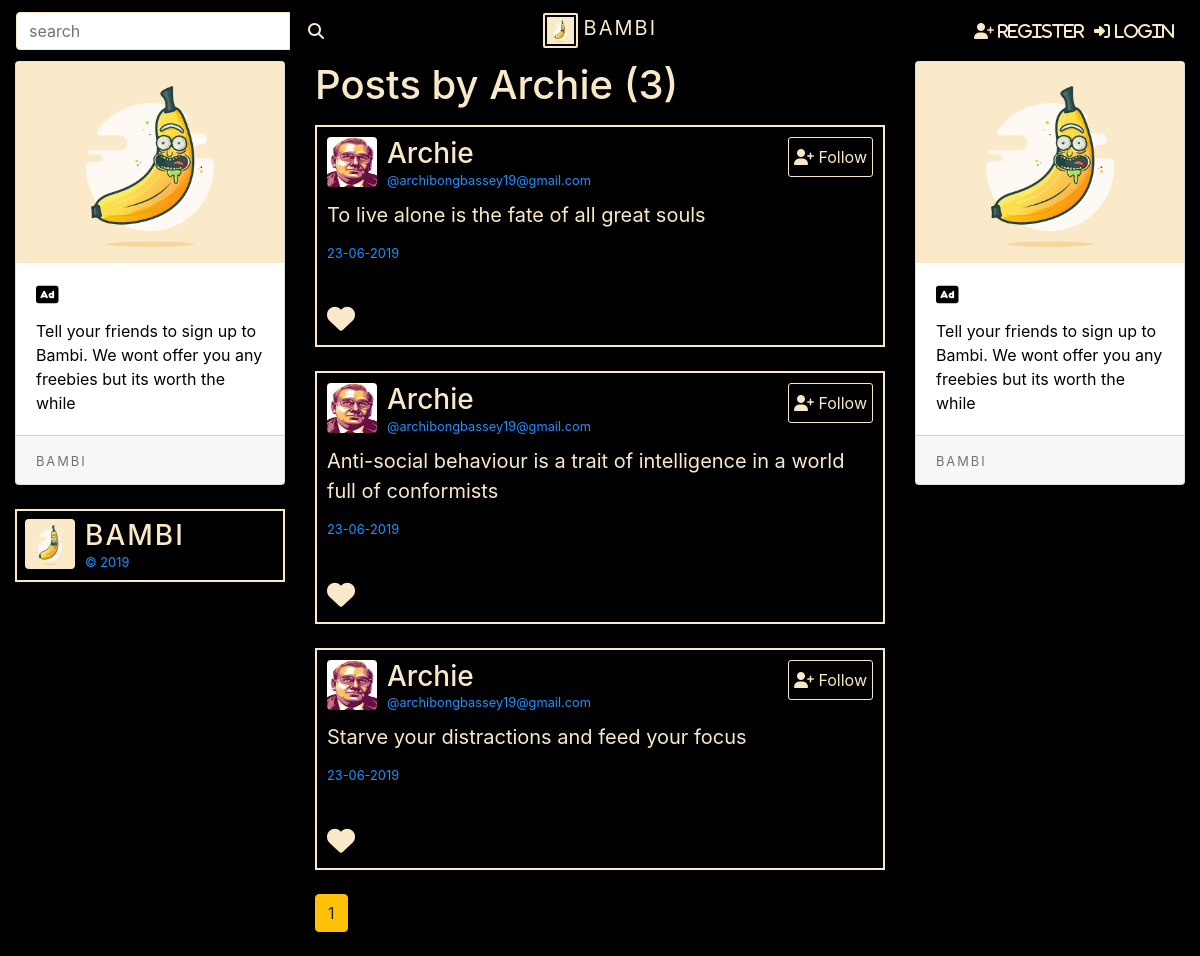
/user/Archie, run on the app's committed database.
### bambiv3/models.py (models this page shows, shortened)
class User(db.Model, UserMixin):
	id = db.Column(db.Integer, primary_key=True)
	username = db.Column(db.String(20), unique=True, nullable=False)
	email = db.Column(db.String(120), unique=True, nullable=False)
	image_file = db.Column(db.String(20), nullable=False, default='default.jpg')
	password = db.Column(db.String(60), nullable=False)
	department = db.Column(db.String(20), nullable=False)
	student_number = db.Column(db.Integer(), unique=True, nullable=False)
	age = db.Column(db.Integer(), nullable=False)
	country = db.Column(db.String(20), nullable=False)
	hobby = db.Column(db.String(20), nullable=False)
	posts = db.relationship('Post', backref='author', lazy=True)

class Post(db.Model):
	id = db.Column(db.Integer, primary_key=True)
	title = db.Column(db.String(100)) #nullable=False
	date_posted = db.Column(db.DateTime, nullable=False, default=datetime.utcnow)
	content = db.Column(db.Text, nullable=False)
	user_id = db.Column(db.Integer, db.ForeignKey('user.id'), nullable=False)

### bambiv3/routes.py (the view)
@app.route("/user/<string:username>")
def user_posts(username):
	page = request.args.get('page', 1, type=int)
	user = User.query.filter_by(username=username).first_or_404()
	posts = Post.query.filter_by(author=user).order_by(Post.date_posted.desc()).paginate(page=page, per_page=5)
	return render_template('user_posts.html', posts=posts, user=user, title=user.username)

### bambiv3/templates/user_posts.html (shortened to what this page needs)
{% extends "layout.html" %}
{% block content %}
<div class="container-fluid">
  <div class="row">
    <div class="col-3">
      {% if current_user.is_authenticated %}
      <header style="color:#F9E9C8;border:2px solid #F9E9C8;padding:8px;cursor:pointer;" data-toggle="modal" data-target="#profile">
        <img src="{{ url_for('static', filename='profile_pics/' + user.image_file) }}" alt="default profile" class="profile-thumbnail">
        <div class="profile-name">
          <h3>{{user.username}}</h3>
          <small>{{user.email}}</small>
        </div>
      </header>
      <br>
    <div class="card about" style="color:#000;text-align:left;">
    <div class="card-body">
      <h5 class="card-title">About <span style="color:#1e90ff;">{{ user.username }}</span></h5>
      <p><i class="fas fa-graduation-cap"></i> Studies at <span>Near East University</span></p>
      <p><i class="fas fa-fire-alt"></i> Majors in <span>{{user.department}}</span></p>
      <p><i class="fas fa-home"></i> Student Number: <span>{{user.student_number}}</span></p>
      <p><i class="fas fa-fire-alt"></i> Is <span>{{user.age}}</span> years old</p>
      <p><i class="fas fa-money-check-alt"></i> From <span>{{user.country}}</span></p>
      <p><i class="fas fa-home"></i> Lives in <span>Nicosia, Cyprus</span></p>
      <p><i class="fas fa-igloo"></i> Interested in <span>{{user.hobby}}</span></p>
    </div>
  </div>
  <br>
  <header style="color:#F9E9C8;border:2px solid #F9E9C8;padding:8px;">
    <img src="{{ url_for('static', filename='profile_pics/' + 'logo.png') }}" alt="logo" class="profile-thumbnail">
    <div class="profile-name">
      <h3 class="logo">BAMBI</h3>
      <small>&copy 2019</small>
    </div>
  </header>
  {% else %}
    <div class="card" style="color:#000;">
      <img class="card-img-top" src="{{ url_for('static', filename='profile_pics/' + 'logo.png') }}" alt="logo">
      <div class="card-body">
        <h5 class="card-title"><i class="fas fa-ad"></i></h5>
        <p class="card-text">Tell your friends to sign up to Bambi. We wont offer you any freebies but its worth the while</p>
      </div>
      <div class="card-footer">
        <small class="text-muted logo">BAMBI</small>
      </div>
    </div>
    <br>
    <header style="color:#F9E9C8;border:2px solid #F9E9C8;padding:8px;">
    <img src="{{ url_for('static', filename='profile_pics/' + 'logo.png') }}" alt="logo" class="profile-thumbnail">
    <div class="profile-name">
      <h3 class="logo">BAMBI</h3>
      <small>&copy 2019</small>
    </div>
  </header>
  {% endif %}
</div>
    <div class="col-6">
      <h1 class="mb-3">Posts by {{ user.username }} ({{ posts.total }})</h1>
   {% for post in posts.items %}
	  <div class="post">
			<header>
			    <img src="{{ url_for('static', filename='profile_pics/' + post.author.image_file) }}" alt="profile pic" class="profile-thumbnail">
			    <div class="profile-name">
			      <h3><a href="{{url_for('user_posts', username=post.author.username)}}" style="color:#F9E9C8;">{{post.author.username}}</a></h3>
			      <small>@{{post.author.email}}</small>
			    </div>
			    <div class="follow-btn">
			      <button style="height:40px;background:#000;color:#F9E9C8;border:1px solid #F9E9C8;"><i class="fas fa-user-plus" style="color: #F9E9C8;"></i> Follow</button>
			    </div>
			  </header>
			  <div id="inner">
			    <p>{{post.content}}</p>
			    <small class="date">{{post.date_posted.strftime('%d-%m-%Y')}}</small>
			    <hr>
			  </div>
			  <footer>
			    <div class="stats">
			      <div class="Retweets">
			         <i class="fas fa-heart love" style="font-size: 28px;"></i>
			      </div>
			    </div>
			  </footer>
		</div>
		<br>
	{% endfor %}
    {% for page_num in posts.iter_pages(left_edge=1, right_edge=1, left_current=1, right_current=2) %}
      {% if page_num %}
        {% if posts.page == page_num %}
          <a href="{{ url_for('user_posts', username=user.username, page=page_num) }}" class="btn btn-warning mb-4">{{page_num}}</a>
        {% else %}
          <a href="{{ url_for('user_posts', username=user.username, page=page_num) }}" class="btn btn-outline-warning mb-4">{{page_num}}</a>
        {% endif %}
      {% else %}
        ...
      {% endif %}
    {% endfor %}
</div>
    <div class="col-3">
      {% if current_user.is_authenticated %}
	    {% with messages = get_flashed_messages(with_categories=true) %}
	    	{% if messages %}
	      		{% for category , message in messages %}
	        		<div class="alert alert-{{ category }} alert-dismissible fade show" role="alert">
      					{{message}}
        			<button type="button" class="close" data-dismiss="alert" aria-label="Close">
          				<span aria-hidden="true">&times;</span>
        			</button>
      				</div>
	      		{% endfor %}
	    	{% endif %}
	  	{% endwith %}
      <div class="alert alert-warning alert-dismissible fade show" role="alert">
        <a href="{{ url_for('new_post') }}"  style="color:#000;text-decoration: none">
      <strong>Post Something!</strong> Tell your friends what you're up to.</a>
        <button type="button" class="close" data-dismiss="alert" aria-label="Close">
          <span aria-hidden="true">&times;</span>
        </button>
      </div>
      <div class="alert alert-success alert-dismissible fade show" role="alert">
        <a href="{{ url_for('discover') }}"  style="color:#000;text-decoration: none">
      <strong>Discover Friends!</strong> Swipe left and right on discover to make friends.</a>
        <button type="button" class="close" data-dismiss="alert" aria-label="Close">
          <span aria-hidden="true">&times;</span>
        </button>
      </div>
      <div class="alert alert-dark alert-dismissible fade show" role="alert">
      <strong>Check your Inbox! </strong>You have Unread Messages
        <button type="button" class="close" data-dismiss="alert" aria-label="Close">
          <span aria-hidden="true">&times;</span>
        </button>
      </div>
      <div class="card" style="color:#000;">
      <img class="card-img-top" src="{{ url_for('static', filename='profile_pics/' + 'logo.png') }}" alt="logo">
      <div class="card-body">
        <h5 class="card-title"><i class="fas fa-ad"></i></h5>
        <p class="card-text">Tell your friends to sign up to Bambi. We wont offer you any freebies but its worth the while</p>
      </div>
      <div class="card-footer">
        <small class="text-muted logo">BAMBI</small>
      </div>
    </div>
    <div id="new_post">
      <button class="post_btn"><a href="{{ url_for('new_post') }}" style="color:#F9E9C8;"><i class="fas fa-feather-alt" style="font-size:30px;"></i></a></button>
    </div>
    {% else %}
    <div class="card" style="color:#000;">
      <img class="card-img-top" src="{{ url_for('static', filename='profile_pics/' + 'logo.png') }}" alt="logo">
      <div class="card-body">
        <h5 class="card-title"><i class="fas fa-ad"></i></h5>
        <p class="card-text">Tell your friends to sign up to Bambi. We wont offer you any freebies but its worth the while</p>
      </div>
      <div class="card-footer">
        <small class="text-muted logo">BAMBI</small>
      </div>
    </div>
    {% endif %}
</div>
{% endblock content %}

### bambiv3/templates/layout.html (shortened to what this page needs)
<!doctype html>
<html lang="en">
  <head>
    <link rel="stylesheet" href="https://stackpath.bootstrapcdn.com/bootstrap/4.3.1/css/bootstrap.min.css">
    <link rel="stylesheet" type="text/css" href="{{ url_for('static', filename='main.css') }}">
  </head>
  <body>
<nav class="navbar navbar-expand-md navbar-dark sticky-top">
    <div class="navbar-collapse collapse w-100 order-1 order-md-0 dual-collapse2">
        <ul class="navbar-nav mr-auto">
            <li>
              <form class="form-inline">
                <div class="input-group">
                  <input type="text" class="form-control  search" placeholder="search" aria-label="Search" aria-describedby="basic-addon1"> <br>
                  <button class="btn  my-2 my-sm-0" type="submit"><i class="fas fa-search" style="color:#F9E9C8;"></i></button>
                </div>
              </form>
            </li>
        </ul>
    </div>
    <div class="mx-auto order-0">
      <a class="navbar-brand mx-auto" href="{{ url_for('home') }}">
        <img src="{{ url_for('static', filename='profile_pics/' + 'logo.png') }}" width="35" height="35" class="d-inline-block align-top" alt="" style="border:2px solid #F9E9C8; padding:2px;border-radius:2px;">
        <span class="logo">BAMBI</span>
      </a>
    </div>
    <div class="navbar-collapse collapse w-100 order-3 dual-collapse2 settings">
        <ul class="navbar-nav ml-auto">
          {% if current_user.is_authenticated %}
             <li class="nav-item">
                <i class="fas fa-blog"><a href="{{ url_for('new_post') }}" style="color:#F9E9C8;"> Post</a></i>
            </li>
            <li class="nav-item">
                <i class="fas fa-fire"><a href="{{ url_for('discover') }}" style="color:#F9E9C8;"> Discover</a></i>
            </li>
            <li class="nav-item">
                <i class="fas fa-envelope"> Inbox</i>
            </li>
            <li class="nav-item">
                <i class="fas fa-sign-out-alt"><a href="{{ url_for('logout') }}" style="color:#F9E9C8;"> Logout</a></i>
            </li>
          {% else %}
            <li class="nav-item">
                <i class="fas fa-user-plus"><a href="{{ url_for('register') }}" style="color:#F9E9C8;"> Register</a></i>
            </li>
            <li class="nav-item">
                <i class="fas fa-sign-in-alt"><a href="{{ url_for('login') }}" style="color:#F9E9C8;"> Login</a></i>
            </li>
          {% endif %}
        </ul>
    </div>
</nav>
  {% block content %} {% endblock %}
  </body>
</html>

### bambiv3/static/main.css (style rules this page uses)
body { background:#000; color: #F9E9C8; }
nav { background: #000; }
.search { margin-right:5px; border: 1px solid #F9E9C8; outline:none; color:#000; background:#fff; }
.settings li { padding-right:10px; }
.logo { color:#F9E9C8; letter-spacing:2px; }
.about span, small { color:#1e90ff; }

### bambiv3/templates/user_posts.html (style rules this page uses)
header, footer { display: flex; flex-direction: row; }
header .profile-thumbnail { width: 50px; height: 50px; border-radius: 4px; }
header .profile-name { display: flex; flex-direction:column; margin-left: 10px; }
header .follow-btn { display: flex; margin: 0 0 0 auto; }
header .follow-btn button { border: 0; border-radius: 3px; padding: 5px; }
header h3, header h4 { display: flex; margin: 0; }
#inner p { margin-bottom: 10px; font-size: 20px; }
#inner hr { margin: 20px 0; border-style: solid; opacity: 0.1; color:#F9E9C8; }
footer .stats { display: flex; font-size: 15px; }
.post { border: 2px solid #F9E9C8; padding: 10px; }
.love { cursor: pointer; }

### data on the page
User: username "Archie"
Post: image_file (placeholder picture), author.username "Archie", author.email "archibongbassey19@gmail.com", content "To live alone is the fate of all great souls", date_posted "23-06-2019"
Post: image_file (placeholder picture), author.username "Archie", author.email "archibongbassey19@gmail.com", content "Anti-social behaviour is a trait of intelligence in a world full of conformists", date_posted "23-06-2019"
Post: image_file (placeholder picture), author.username "Archie", author.email "archibongbassey19@gmail.com", content "Starve your distractions and feed your focus", date_posted "23-06-2019"

### other printed values
{{ posts.total }} "3"
{{ page_num }} "1"
